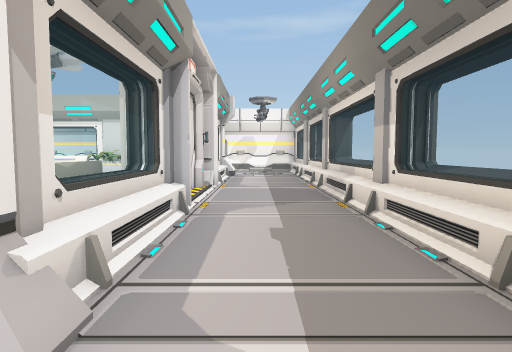
View 1 (above)

17 first-person views from a walk through a Unity game level. The camera is 1.2 m above the floor, tilts 4° down and sees 75° across. The floor is counted in squares, 1 m on a side. Each view is taken from the middle of a square. On the plan, view 1 faces up. The plan holds only what a view shows up to about 14 squares ahead; the rest is blank. The place goes on beyond the plan. Some animated figures are left out.

View 2
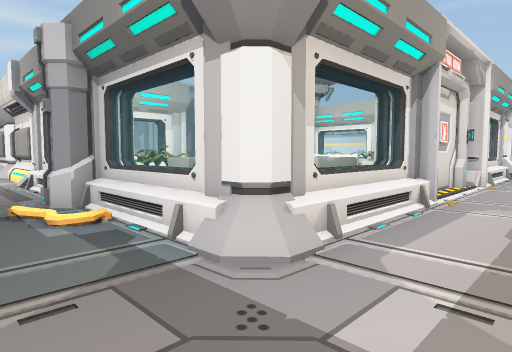

View 3
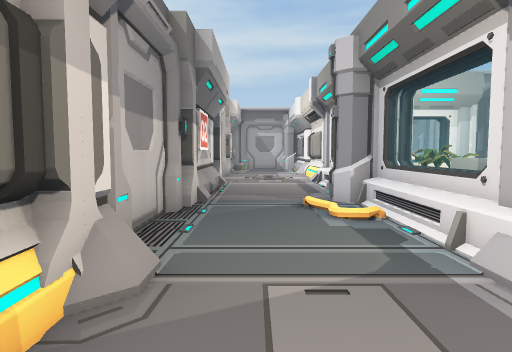

View 4
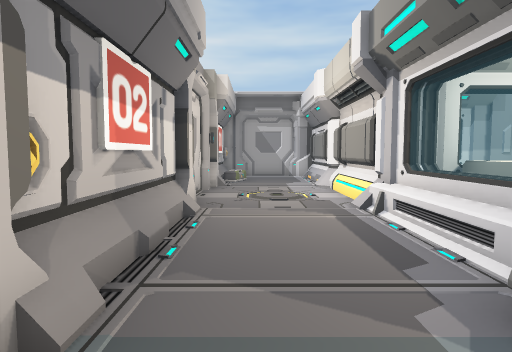

View 5
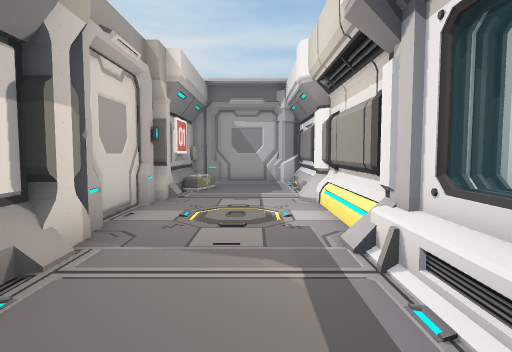

View 6
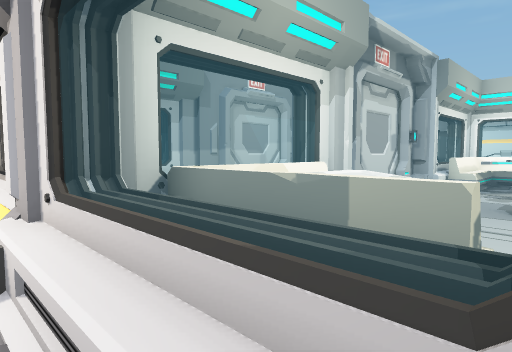

View 7
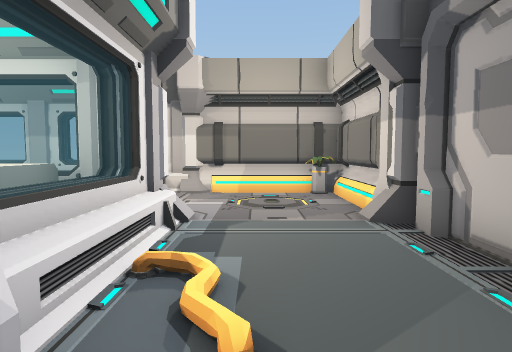

View 8
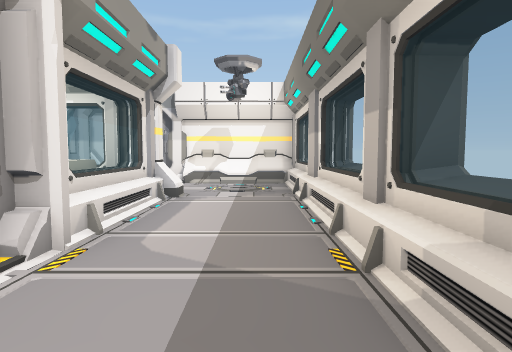

View 9
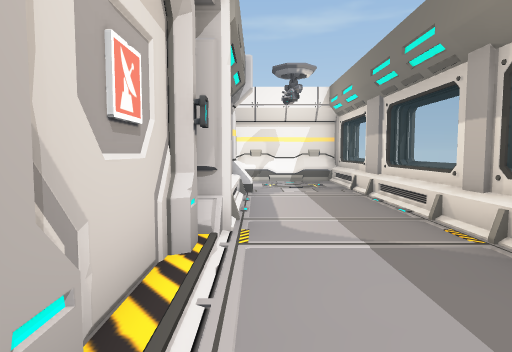

View 10
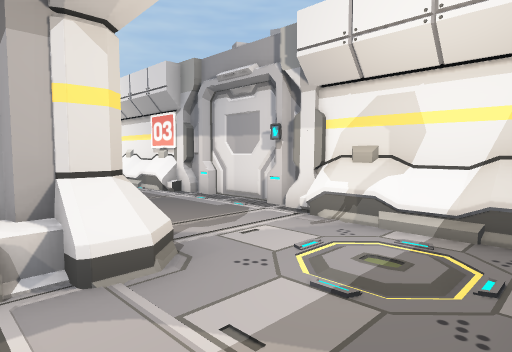

View 11
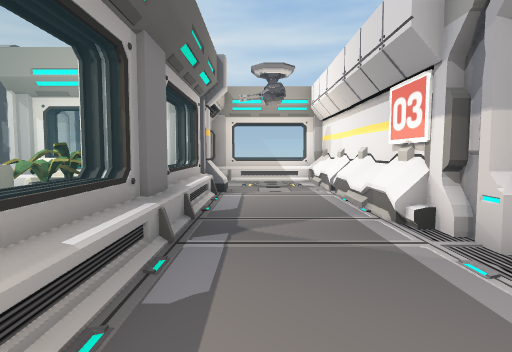

View 12
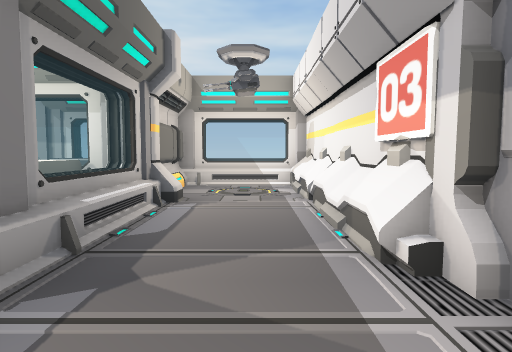

View 13
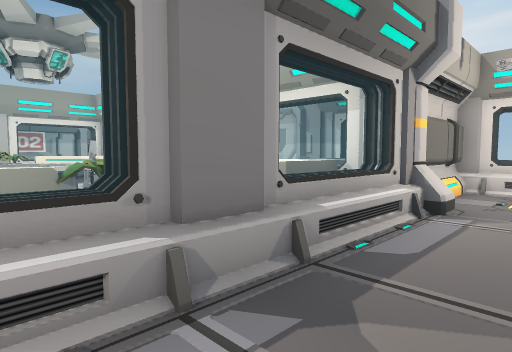

View 14
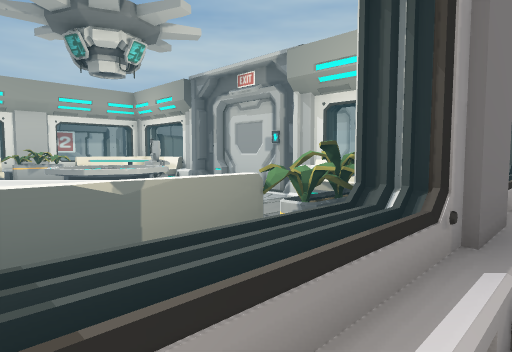

View 15
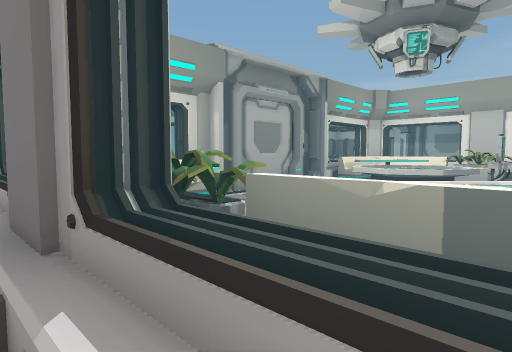

View 16
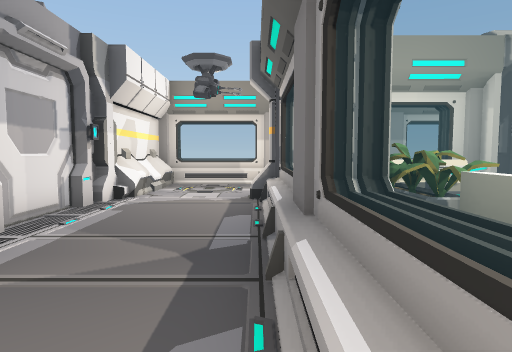

View 17
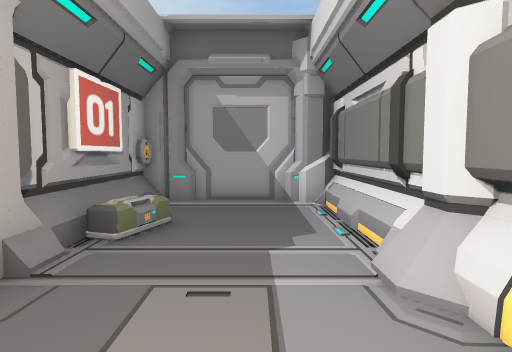

### Floor plan
Key: @ floor where view 1 was taken; # wall or solid block; . main floor; : floor 0.5 m higher than the main floor; + floor 0.75 m higher than the main floor; * floor 1 m higher than the main floor; = window, fence, low wall or low ledge; v drop or lower ground; P pillar; S sign; T table; C cart; O other object.
Columns run from 22 left of view 1 to 4 right of it. Each row starts with its distance up from view 1.
 22      ####### ######### ###
 21      #=..=.=.==...=..=.==#
 20      =...................=
 19      =...................=
 18      #...PP.........P....#=
 17      ######===##===#PP...#=
 16           #+++OOO**#=....==
 15         OO#+*       =....=
 14         OO#+*v      =....=
 13      #    #...      #....#=
 12      #    #...     ##....#=
 11      #    #...TTT  .O....=
 10      #    # .CTTT   S....=
  9      #    # .CTTT   #....=
  8      #    #         #....=
  7      #    #.        #....#=
  6      #    #:       *=....==
  5           =        *=....=
  4           =:  .OO   =....=
  3           #...OO= .PP....#
  2 ##########P===###==#P...##
  1 #..............O#...=...##
  0 #.....................@..#
 -1 #........................#
 -2 #..##..........O....P...O#
 -3 ###############O####P#####

Where each view was taken, in squares from view 1:
view 1: 0 up, 0 right, facing up
view 2: 1 down, 1 right, facing up-left
view 3: 1 down, 1 right, facing left
view 4: 1 down, 5 left, facing left
view 5: 0 up, 8 left, facing left
view 6: 1 up, 8 left, facing up-left
view 7: 0 up, 8 left, facing right
view 8: 8 up, 1 right, facing up
view 9: 7 up, 1 left, facing up
view 10: 16 up, 2 right, facing up-left
view 11: 19 up, 2 left, facing left
view 12: 20 up, 4 left, facing left
view 13: 20 up, 5 left, facing down-left
view 14: 18 up, 4 left, facing down-left
view 15: 18 up, 10 left, facing down-right
view 16: 18 up, 11 left, facing right
view 17: 0 up, 14 left, facing left
